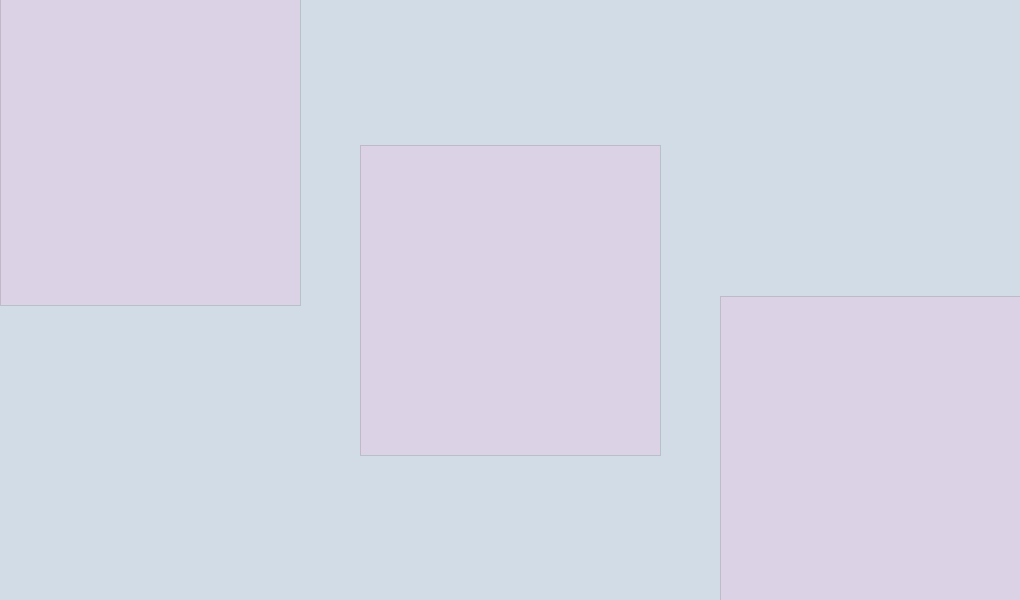
Frame 1 (no input)
Frame 60 (the mouse pressed at the canvas centre just before this capture): identical to frame 1, image omitted
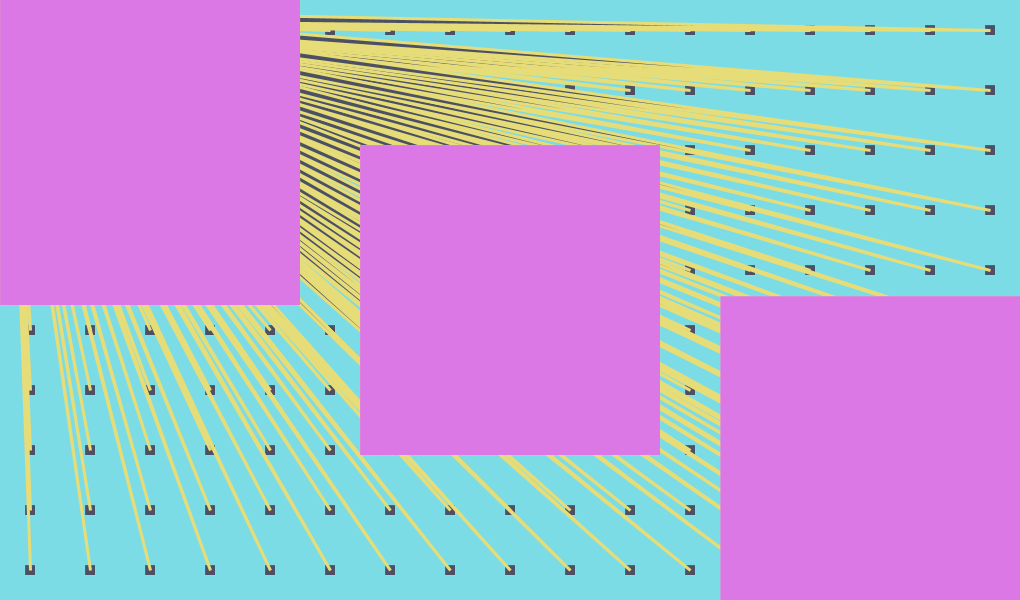
Frame 120 (the mouse held since frame 60 and released just before this capture)

The Processing sketch that drew these frames (run headless with seeded random() and noise(); from frame 60 on, the mouse is pressed at the canvas centre):

// Processing sketch: SS4_LightRays
// ── SS4_LightRays.pde
float r = 210; //r value for background rgb
float g = 220;
float b = 230;
float colorFade = 3; // for incrementing the r value

float r_shade = 220; 
float g_shade = 240;
float b_shade = 230;


  void setup() {
    size(1020, 600);
    rectMode(CENTER);
  }

  void draw () {
  background(r, g, b);

  if (mouseX > width/2 - 50 && mouseX < width/2 + 50 && mouseY > height/2 - 50 && mouseY < height/2 + 50) {
    if(mousePressed) {
      r += colorFade;
      if (r + colorFade > 255 || r + colorFade < 0) {
        colorFade = -colorFade;
      }
        for (int y = 30; y < height; y += 60) {
          for (int x = 30; x < width; x += 60) { 
            for (int d = 60; d > 0; d = -20) {
              fill(75, 80, 100);
              strokeWeight(0);
              //ellipse(x, y, d, d);
               rect(x, y, 10, 10);
            
               stroke(b, g, r);
              strokeWeight(3);
               triangle(x, y, 10, 10, 10, 20);
       }
      }
     }
      //println(r);
    }
  }

  rectMode(CENTER);
  strokeWeight(0);
  fill (g, r, b);
  
  rect(width/2, height/2, 300, 310);
  rect(width/6.8, height/4, 300, 310);
  rect(width/1.172, height/1.33, 300, 310);

  }
